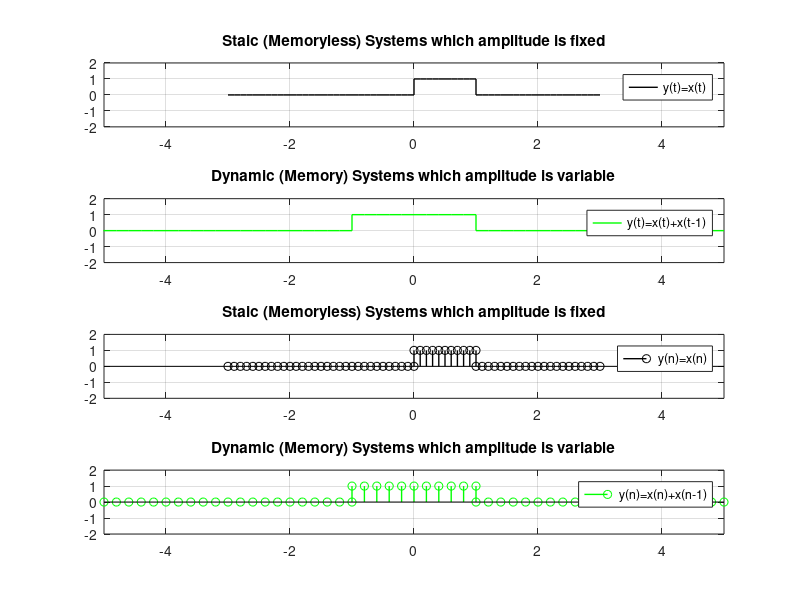

Here is the MATLAB script that generated this plot:
%Define time interval and corresponding signal

t1= -3:.1:0;
x1= zeros (size (t1));
t2= 0:.1:1;
x2= ones (size (t2));
t3= 1:.1:3;
x3= zeros (size (t3));
%combine time intervals and signals
t= [t1 t2 t3];
x= [x1 x2 x3];
%plot static system
subplot(4,1,1);
plot(t,x,'black','linewidth',1);
grid on;
title ('Staic (Memoryless) Systems which amplitude is fixed');
legend ('y(t)=x(t)');
xlim ([-5 5]);
ylim([-2 2]);
%plot dynamic system
subplot(4,1,2);
plot(t+t-1,x,'g','linewidth',1);
grid on;
title ('Dynamic (Memory) Systems which amplitude is variable');
legend ('y(t)=x(t)+x(t-1)');
xlim ([-5 5]);
ylim([-2 2]);

%Discrete time signal
subplot(4,1,3);
stem(t,x,'black','linewidth',1);
grid on;
title ('Staic (Memoryless) Systems which amplitude is fixed');
legend ('y(n)=x(n)');
xlim ([-5 5]);
ylim([-2 2]);
%plot dynamic system
subplot(4,1,4);
stem(t+t-1,x,'g','linewidth',1);
grid on;
title ('Dynamic (Memory) Systems which amplitude is variable');
legend ('y(n)=x(n)+x(n-1)');
xlim ([-5 5]);
ylim([-2 2]);